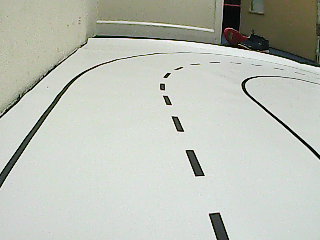
#> input picture autopilot-code/data/1581705535493_90_35.png, 320 x 240 px; its folder holds only this picture in this run
$ python -i obj_detect.py   (imports and definitions only)
#> lines starting #> are read from the running program, lines starting #| are printed output that depends on the picture; after the words box and inside, x2 and y2 are one past the last pixel; in counts of white or black regions, pixels touching at a corner belong together
#> further down, picture is the input picture: shape (240, 320, 3); mean B, G, R 183.8, 193.4, 189.3
import cv2
import cvlib as cv
from cvlib.object_detection import draw_bbox
import os
import glob
import time
import imutils

# [63 lines left out: functions detect_obj, detect_multi_obj, process_obj, not called in this run]

#%%
#Focal length calculation
#NOW REDUNDENT
def find_marker(img):
    """
    Finds the bounding box for a detected object and returns a list of the coordinates
    """
    gray = cv2.cvtColor(img, cv2.COLOR_BGR2GRAY)
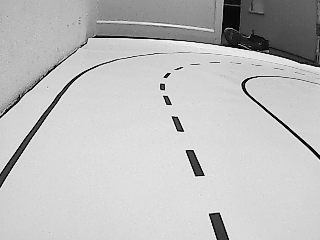
#> gray: shape (240, 320); min 2, max 255, mean 191.1
    gray = cv2.GaussianBlur(gray, (5, 5), 0)
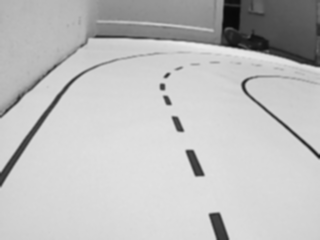
#> gray: shape (240, 320); min 9, max 236, mean 191.1
    edged = cv2.Canny(gray, 35, 125)
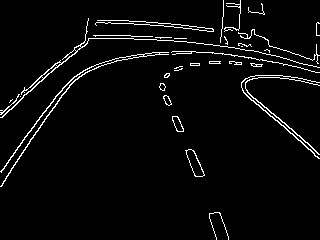
#> edged: shape (240, 320); 3.7% white in thin lines or dots

    cnts = cv2.findContours(edged.copy(), cv2.RETR_LIST, cv2.CHAIN_APPROX_SIMPLE)
#> cnts = 48 contours, 32 with area under 20; largest, box (x1, y1, x2, y2) and area: (185, 149, 205, 177) 244, (186, 149, 205, 177) 232, (0, 52, 169, 187) 212, (0, 18, 320, 118) 187, (172, 116, 184, 132) 100
    cnts = imutils.grab_contours(cnts)
    c = max(cnts, key=cv2.contourArea)
#> c = contour of 49 points, box (x1, y1, x2, y2) (185, 149, 205, 177), area 244

    return (cv2.minAreaRect(c))

# [9 lines left out: function focal_approx, not called in this run]

"""
focal length calc:
    simulation:
        length= 0.5316919
        width = 0.5316918
        height = 0.531692
        distance = 0.846957

focal length ~495.0, =494.9705467

copy this into terminal:
    focal = 494.97054669950995
"""

>>> import cv2
>>> picture = cv2.imread('data/1581705535493_90_35.png')
>>> result = find_marker(picture)
#> result = ((194.4, 162.7), (9.84, 30.45), -21.8)
